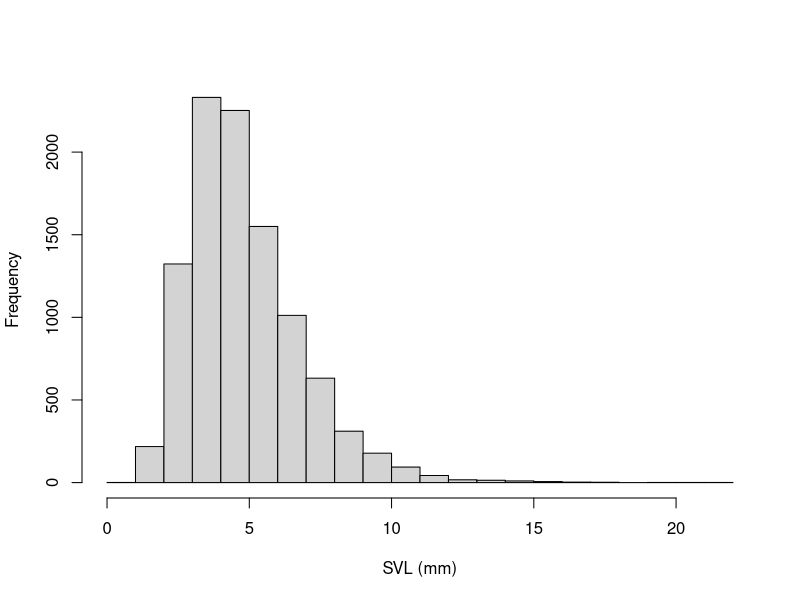
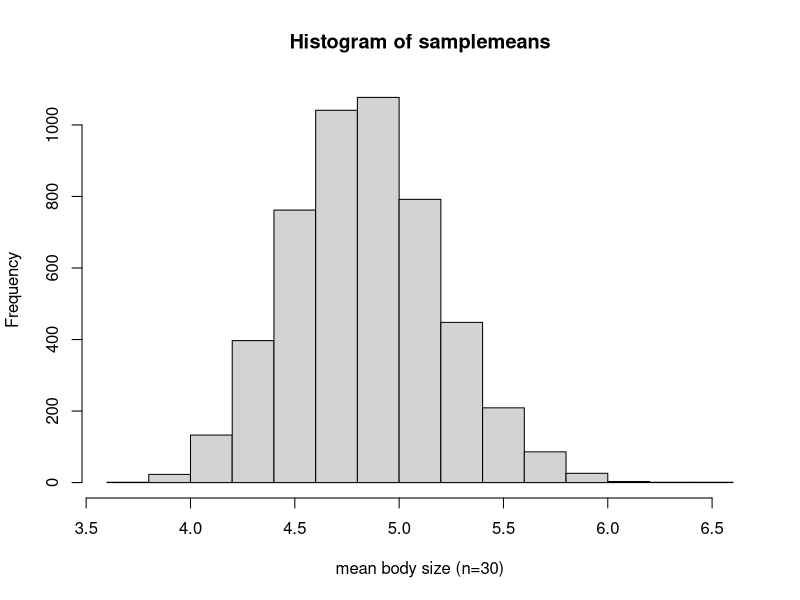
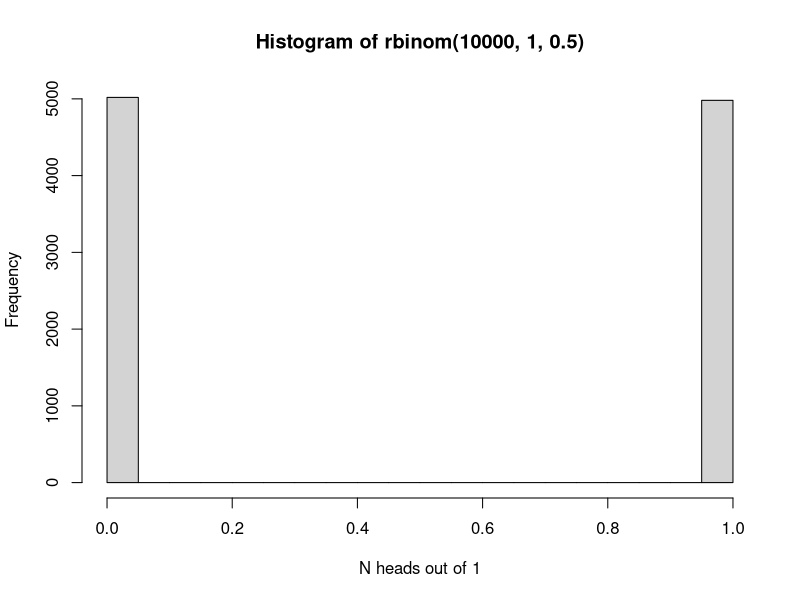
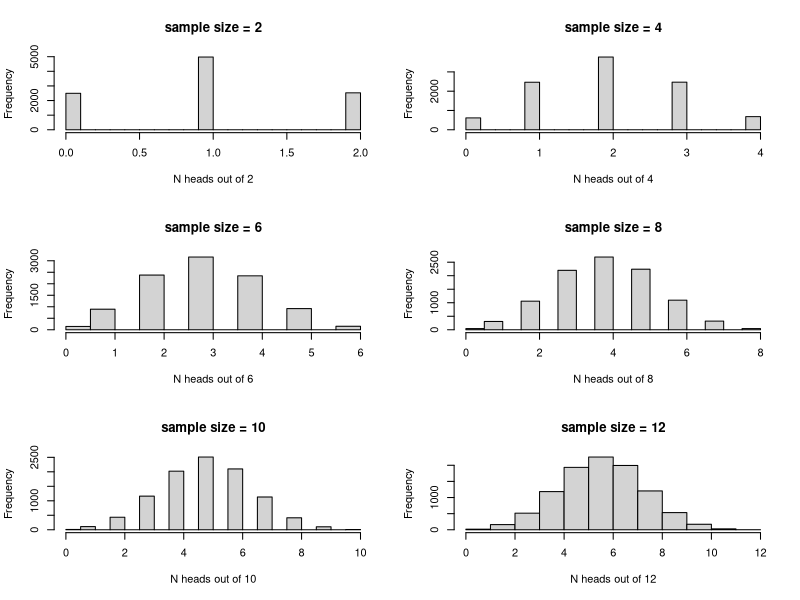
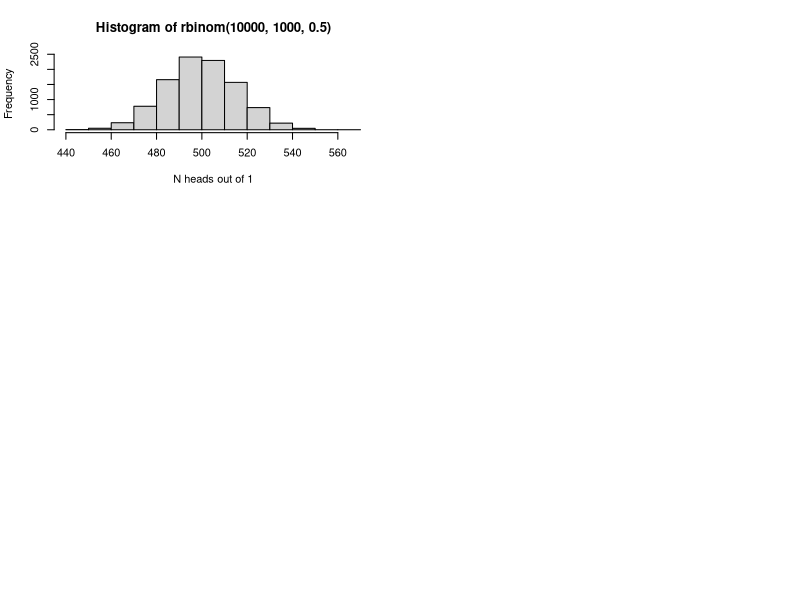
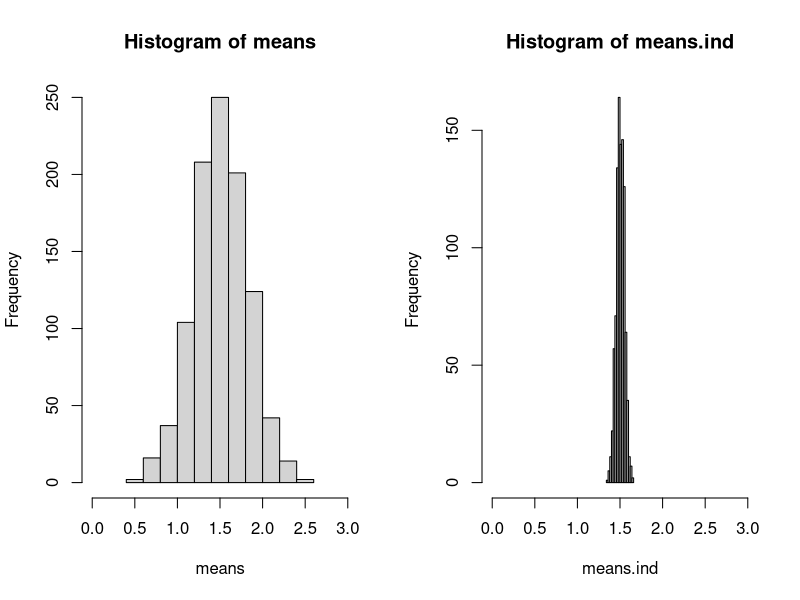
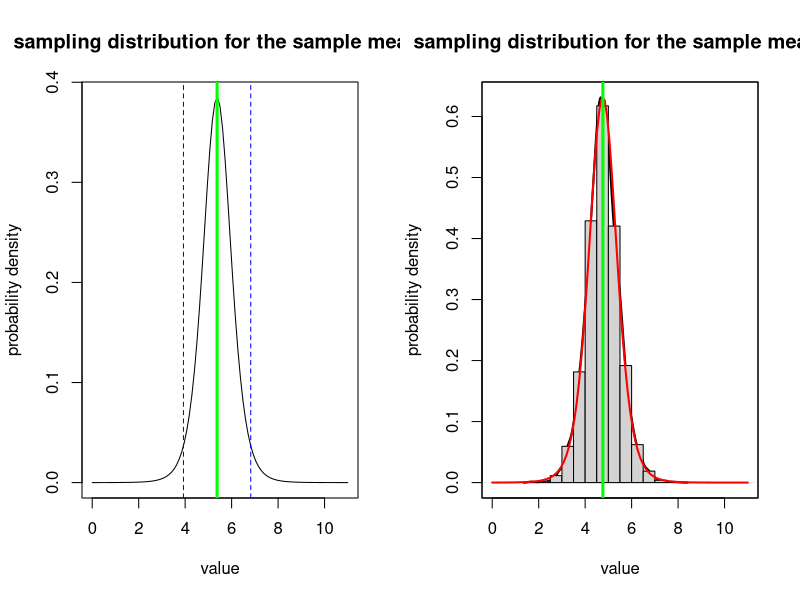
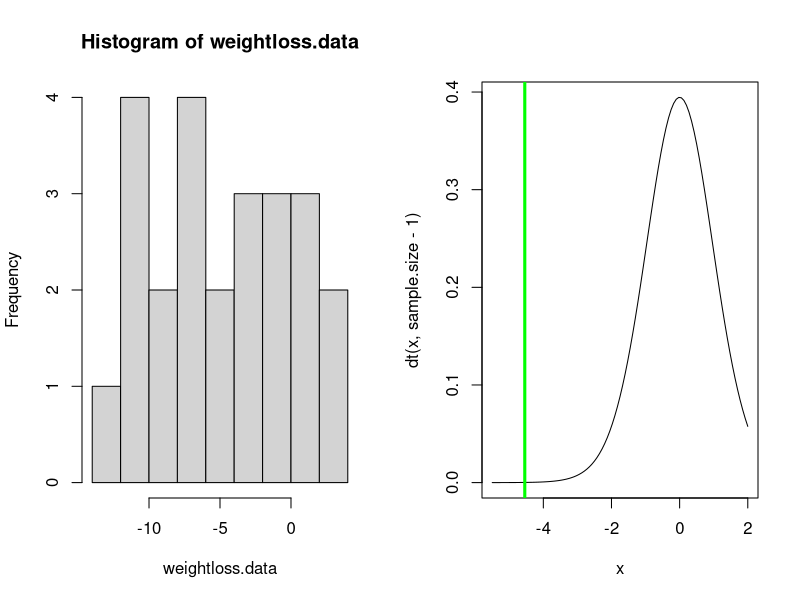

Reproduce these figures in R, in order.

############################################################
####                                                    ####  
####  NRES 710, Lecture 1                               ####
####                                                    ####
####  Kevin Shoemaker and Ben Sullivan                  #### 
####  University of Nevada, Reno                        ####
####                                                    #### 
############################################################


############################################################
####  Basic Concepts of Probability and statistics      ####
############################################################



#### ALL FROGS IN CA

allfrogs.bodysize <- rlnorm(10000,1.5,0.4)        # statistical 'population'
hist(allfrogs.bodysize,main="",xlab="SVL (mm)")   # plot out histogram

truemean_SVL <- mean(allfrogs.bodysize)           # the 'parameter'
truemean_SVL 


mysample <- sample(allfrogs.bodysize,10)    # take sample of size 10 (10 frogs measured)
mean(mysample)   # compute the sample mean



mysample <- sample(allfrogs.bodysize,20)    # take sample of size 20 (20 frogs measured)
mean(mysample)   # compute the sample mean



lotsofsamples <- list()

for(s in 1:5000){
  lotsofsamples[[paste0("sample",s)]] <- sample(allfrogs.bodysize,30)    # take sample of size 30 (20 frogs measured)
}

lotsofsamples$sample1
lotsofsamples$sample99
lotsofsamples$sample732


samplemeans <- sapply(lotsofsamples,mean)

hist(samplemeans,xlab="mean body size (n=30)")


hist(rbinom(10000,1,.5),xlab="N heads out of 1")

par(mfrow=c(3,2))
for(i in seq(2,12,2)){
   hist(rbinom(10000,i,.5),main=paste0("sample size = ",i),xlab=sprintf("N heads out of %s",i)) 
}


hist(rbinom(10000,1000,.5),xlab="N heads out of 1")


# pseudoreplication demonstration

meansize.allfrogs <- 1.5    # population mean 
sdsize.allfrogs <- 0.5     # population sd
sdsize.amongpond <- 0.44   # standard deviation among ponds 

nponds <- 5000   # total number of ponds in the population
nfrogs.perpond <- 1000    # 1000 frogs in each pond



pondmeans <- rnorm(nponds,meansize.allfrogs,sdsize.amongpond)
 # hist(pondmeans)
allfrogs <- sapply(pondmeans, function(t) rnorm(nfrogs.perpond,t,sqrt(sdsize.allfrogs^2-sdsize.amongpond^2)) )
rownames(allfrogs) <- paste0("frog",1:(nfrogs.perpond))
colnames(allfrogs) <- paste0("pond",1:nponds)

  # confirm that population mean and standard deviation are as specified
sd(allfrogs)
mean(allfrogs)


nponds.sampled <- 2
nsamp.perpond <- 50 

ponds.sampled <- sample(1:nponds,nponds.sampled)
frogs.sampled <- replicate(nponds.sampled,sample(1:nfrogs.perpond,nsamp.perpond))

thissamp <- sapply(1:nponds.sampled,function(t) allfrogs[frogs.sampled[,t],ponds.sampled[t]])
rownames(thissamp) <- paste0("frog",1:(nsamp.perpond))
colnames(thissamp) <- paste0("pond",1:nponds.sampled)

head(thissamp)


test <- t.test(as.vector(thissamp),mu=1.5,alternative="greater")
test


means <- numeric(1000)
means.ind <- numeric(1000)

ttest <- numeric(1000)
ttest.ind <- numeric(1000)

for(scenario in 1:1000){
  ponds.sampled <- sample(1:nponds,nponds.sampled)
  frogs.sampled <- replicate(nponds.sampled,sample(1:nfrogs.perpond,nsamp.perpond))
  
  thissamp <- sapply(1:nponds.sampled,function(t) allfrogs[frogs.sampled[,t],ponds.sampled[t]])
  thissamp.ind <- matrix(sample(allfrogs,nsamp.perpond*nponds.sampled),ncol=nponds.sampled)
  
  means[scenario] <- mean(thissamp)
  means.ind[scenario] <- mean(thissamp.ind)
  
  test <- t.test(as.vector(thissamp),mu=1.5,alternative="greater")
  test.ind <- t.test(as.vector(thissamp.ind),mu=1.5,alternative="greater")
  
  ttest[scenario] <- test$p.value
  ttest.ind[scenario] <- test.ind$p.value
  
}




layout(matrix(1:2,nrow=1))
hist(means,xlim=c(0,3))
hist(means.ind,xlim=c(0,3))

length(which(ttest<0.05))/1000

length(which(ttest.ind<0.05))/1000


#######
# Sampling distribution: the sample mean

mysample <- c(4.1,3.5,3.7,6.6,8.0,5.4,7.3,4.4)
mysample
n <- length(mysample)    # sample size
sample.mean <- mean(mysample)  # sample mean
sample.stdev <- sd(mysample)   # sample standard deviation (r uses denominator of n-1 by default!)
std.error <- sample.stdev/sqrt(n) 

std.error 


sampdist <- function(x){dt((x-sample.mean)/std.error,n-1)}
curve(sampdist,0,11,ylab="probability density",xlab="value",main="sampling distribution for the sample mean!")
abline(v=sample.mean,col="green",lwd=3)
confint <- c(sample.mean+std.error*qt(0.025,n-1),sample.mean+std.error*qt(0.975,n-1))
abline(v=confint,col="blue",lty=2)


#######
# Sampling distribution: the sample mean #2 (brute force simulation version)

mysample <- c(4.1,1.5,3.7,6.6,8.0,4.5,5.3,4.4)
mysample
n <- length(mysample)    # sample size
sample.mean <- mean(mysample)  # sample mean
sample.stdev <- sd(mysample)   # sample standard deviation (r uses denominator of n-1 by default!)

simulated.samples <- list()
for(s in 1:10000){
  sd1 <- sqrt(sum((sample(mysample,length(mysample)-1,replace = T)-sample.mean)^2)/(length(mysample)-2))  # account for unknown standard deviation
  simulated.samples[[paste0("sample ",s)]] <- rnorm(n,sample.mean,sd1)
}
sampling.distribution <- sapply(simulated.samples,mean)

plot(density(sampling.distribution),xlim=c(0,11),ylab="probability density",xlab="value",main="sampling distribution for the sample mean!",lwd=2)    # plot the brute-force sampling distribution
hist(sampling.distribution,add=T,freq=F)
par(new=T)
curve(sampdist,0,11,xlim=c(0,11),xaxt="n",yaxt="n",xlab="",ylab="",col="red",lwd=2)  # official sampling distribution
abline(v=sample.mean,col="green",lwd=3)




## Paired t-test example:

weightloss.data <- c(-10.4,-11.6,3.9,1.5,-0.3,-3.5 -10.0,-6.7,-6.1,-2.4,-6.0,2.3,0.1,-4.1,-3.2, -11.3,-3.2,-9.3,-7.5,-5.7,-0.1,0.0,-9.8,1.0,-11.9)
hist(weightloss.data,breaks=7)
mean.weightloss <- mean(weightloss.data)
null.weightloss <- 0
stdev.weightloss <- sd(weightloss.data)
sample.size <- length(weightloss.data)
std.error <- stdev.weightloss/sqrt(sample.size)

t.statistic <- (mean.weightloss-null.weightloss)/std.error
t.statistic

curve(dt(x,sample.size-1),-5.5,2)
abline(v=t.statistic,col="green",lwd=3)

t.crit <- qt(0.05,sample.size-1)    # 'critical value' of the t statistic- you can reject the null if your value is more extreme than this!

p=pt(t.statistic,sample.size-1)    # p value
p    # this is the p value


####### Alternative: use R's built in t test

t.test(weightloss.data,alternative = "less")   # should get the same p=value!


## Chi squared example

birthdays.bymonth <- c(40,23,33,39,28,29,45,31,22,34,44,20)
months <- c("Jan","Feb","Mar","Apr","May","Jun","Jul","Aug","Sep","Oct","Nov","Dec")
names(birthdays.bymonth) <- months

sample.size <- sum(birthdays.bymonth)
k = length(birthdays.bymonth)   # number of categories
exp.birthdays.bymonth <- sample.size*rep(1/k,times=k)

Chisq.stat <- sum((birthdays.bymonth-exp.birthdays.bymonth)^2/exp.birthdays.bymonth)
Chisq.stat


## View the summary statistic along with its sampling distribution under the null hypothesis

curve(dchisq(x,k-1),0,75)
abline(v=Chisq.stat,col="green",lwd=3)

p <- 1-pchisq(Chisq.stat,k-1)
p


### use R's built in chi squared function

chisq.test(birthdays.bymonth)     # should get the same p value!



## Z test  (Ben Sullivan example)

df <- read.csv("GSW_height.csv")
GSWheight <- df$Height
GSWheight
mean.gsw <- mean(GSWheight)
sd.gsw <- sd(GSWheight) 
sd.pop <- 4
mean.pop <- 79
n <- length(GSWheight)
s.e. <- sd.pop/sqrt(n)



null.height <- mean.pop

z.statistic <- (mean.gsw-null.height)/s.e.
z.statistic

curve(dnorm(x),-3,3)    # we assume that the z statistic is normally distributed- standard normal!
abline(v=z.statistic,col="green",lwd=3)

p <- 1-pnorm(z.statistic)    # is the p value enough evidence to tell you that GSW players are taller than the NBA average??
p       

pnorm(z.statistic)


#################
# Probability distributions

mean <- 5
rpois(10,mean)    # the random numbers have no decimal component

             # plot a discrete distribution!
xvals <- seq(0,15,1)
probs <- dpois(xvals,lambda=mean)
names(probs) <- xvals
               
barplot(probs,ylab="Probability",main="Poisson distribution (discrete)")

barplot(cumsum(probs),ylab="Cumulative Probability",main="Poisson distribution (discrete)")   # cumulative distribution

sum(probs)   # just to make sure it sums to 1!  Does it??? 


#########
# continuous distributions

shape1 = 0.5
shape2 = 0.5

rbeta(10,shape1,shape2)

curve(dbeta(x,shape1,shape2))   # probability density

curve(pbeta(x,shape1,shape2))   # cumulative distribution

integrate(f=dbeta,lower=0,upper=1,shape1=shape1,shape2=shape2)    # just to make sure it integrates to 1!!


##########
# Binomial

size <- 10
prob <- 0.3
rbinom(10,size,prob)

xvals <- seq(0,size,1)
probs <- dbinom(xvals,size,prob)
names(probs) <- xvals
               
barplot(probs,ylab="Probability",main="Binomial distribution")

barplot(cumsum(probs),ylab="Cumulative Probability",main="Binomial distribution")   # cumulative distribution

sum(probs)   # just to make sure it sums to 1!  Does it???


#########
# Gaussian

mean = 7.1
stdev = 1.9

rnorm(10,mean,stdev)

curve(dnorm(x,mean,stdev),0,15)   # probability density

curve(pnorm(x,mean,stdev),0,15)   # cumulative distribution

integrate(f=dnorm,lower=-Inf,upper=Inf,mean=mean,sd=stdev)    # just to make sure it integrates to 1!!



#########
# t distribution

df = 6

rt(10,df)     # random numbers from the t distribution (not sure why you would ever want this!)

curve(dt(x,df),-4,4)   # probability density

curve(pt(x,df),-4,4)   # cumulative distribution

integrate(f=dt,lower=-Inf,upper=Inf,df=df)    # just to make sure it integrates to 1!!



#########
# Chi-squared distribution

df = 6

rchisq(10,df)     # random numbers from the t distribution (not sure why you would ever want this!)

curve(dchisq(x,df),0,15)   # probability density

curve(pchisq(x,df),0,15)   # cumulative distribution

integrate(f=dchisq,lower=0,upper=Inf,df=df)    # just to make sure it integrates to 1!!
